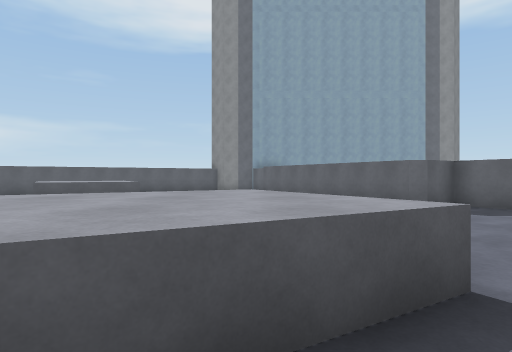
View 1 (above)

15 first-person views from a walk through a scene from a Unity 3-D project. The camera is 1.5 m above the floor, looks level and sees 75° across. The floor is counted in squares, 2 m on a side. Each view is taken from the middle of a square. On the plan, view 1 faces up. The plan holds only what a view shows up to about 11 squares ahead; the rest is blank. The place goes on beyond the plan.

View 2
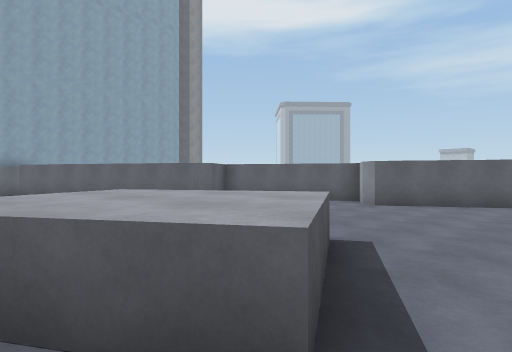

View 3
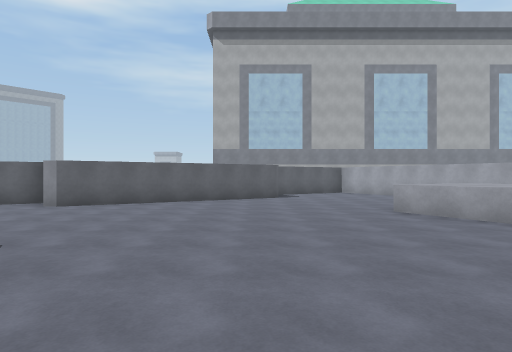

View 4
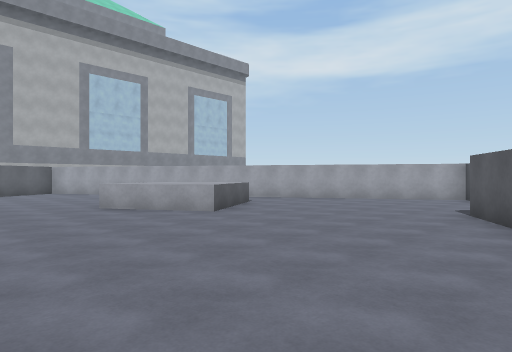

View 5
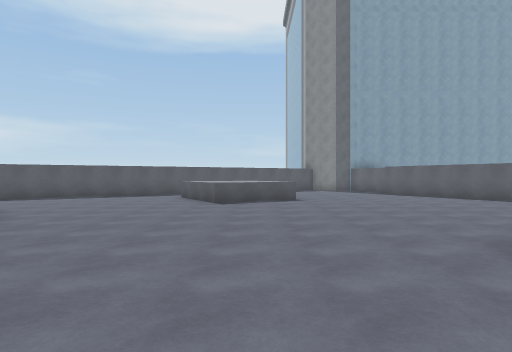

View 6
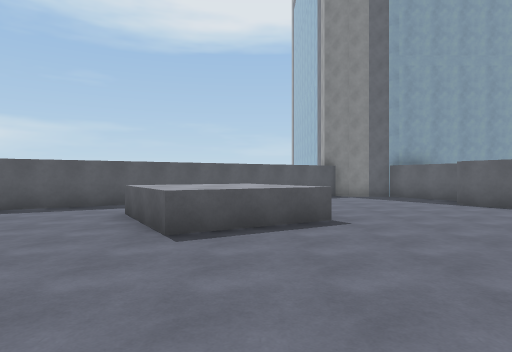

View 7
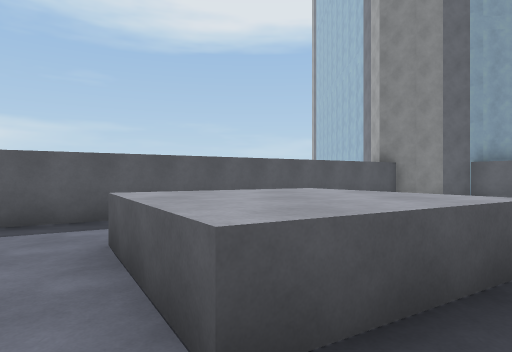

View 8
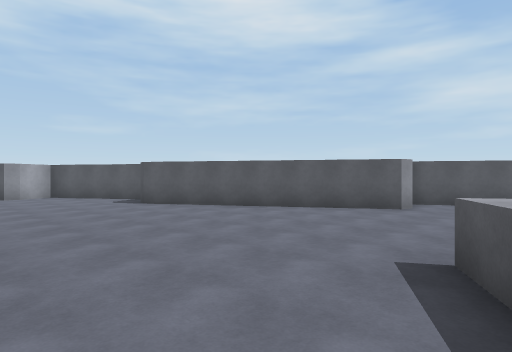

View 9
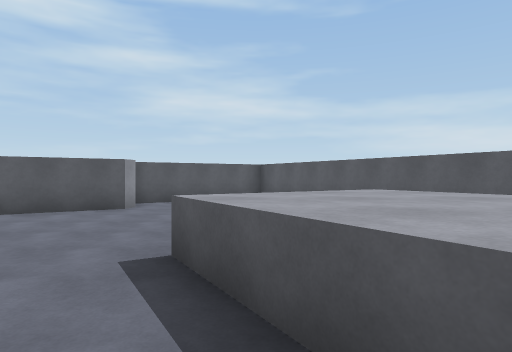

View 10
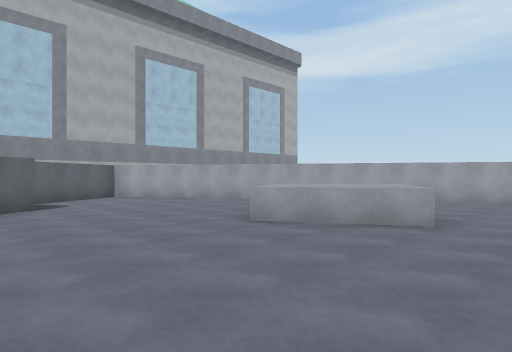

View 11
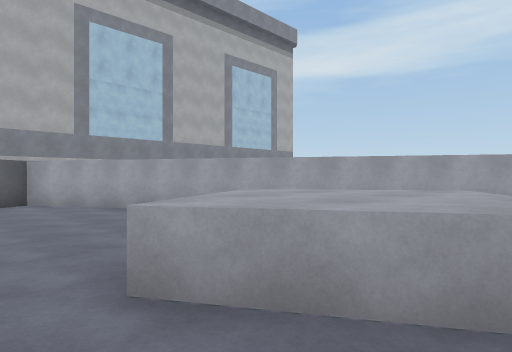

View 12
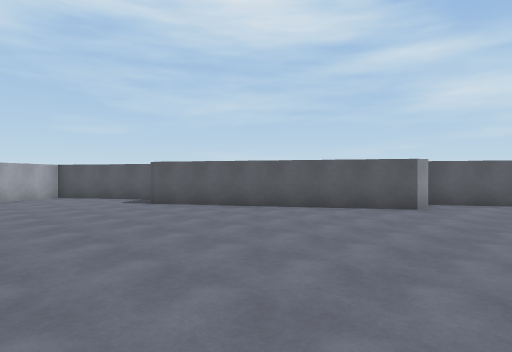

View 13
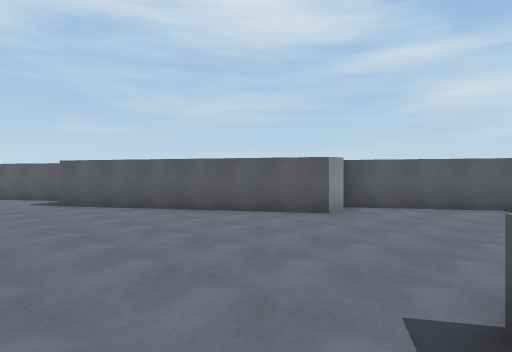

View 14
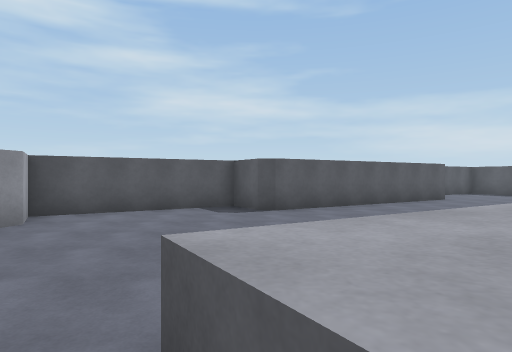

View 15
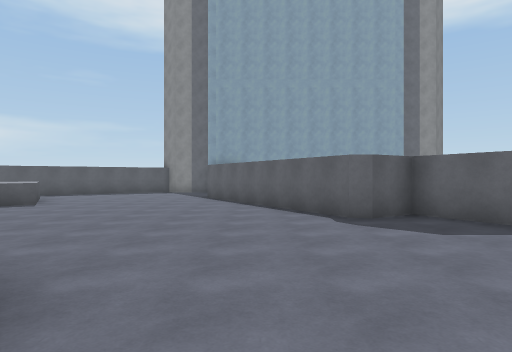

### Floor plan
Key: @ floor where view 1 was taken; # wall or solid block; . floor; = window, fence, low wall or low ledge; ^ raised ledge.
Columns run from 14 left of view 1 to 13 right of it. Each row starts with its distance up from view 1.
 18             #
 17           ##.###
 16             ...#
 15        ##  ....#
 14     ###    ....#
 13    ##.. .^.....##
 12  ###...^^^......#
 11 ##.....^^^^.....##
 10 #.......^^.......#
  9 #.......=........####
  8  #................#.#
  7  #.#................#
  6  ####................#
  5     #................#
  4     ##.......^^......#
  3      ##.....^^^^.....##
  2       #.....^^^^......#
  1       #......^........##
  0       #.......@........#
 -1       #................##
 -2       ##..................#
 -3        ###................##
 -4          ##........^.......#
 -5           #......^^^.......#
 -6           ##.....^^^^....###
 -7            ##.....^^. ..##
 -8             #......   ###
 -9             #...... ##
-10             #......##
-11             #....###
-12             ##.###
-13              ###

Positions as (right, up) in squares from view 1, and headings:
1: (0, 0), facing up
2: (-2, 0), facing up-right
3: (-2, -1), facing right
4: (-3, -1), facing down-right
5: (-5, 0), facing up
6: (-5, 5), facing up
7: (-6, 8), facing up
8: (-3, 10), facing down-left
9: (-3, 10), facing left
10: (1, 0), facing down-right
11: (3, -3), facing down-right
12: (3, 0), facing down-left
13: (1, 1), facing down-left
14: (0, 1), facing left
15: (2, 2), facing up
